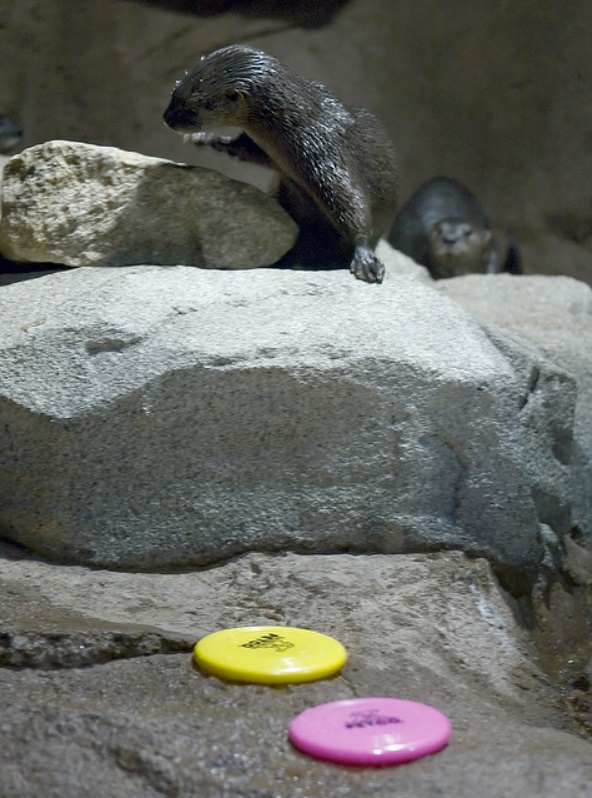
#> input picture images/1.jpg, 592 x 798 px; the run also reads 1 picture not shown here
$ python main.py   (older library calls are emulated)
#> lines starting #> are read from the running program, lines starting #| are printed output that depends on the picture
import cv2
import numpy as np
import os
import ssim
from scipy.signal import convolve2d
from skimage.metrics import structural_similarity as ssim

def calculate_mse(image1, image2):
    # Ensure the images have the same shape
    if image1.shape != image2.shape:
        image2 = cv2.resize(image2, (image1.shape[1], image1.shape[0]))

    # Compute MSE
    mse = np.sum((image1 - image2)**2) / float(image1.size)
    print("The MSE is: ",mse)

# [79 lines left out: functions apply_mean_filter, apply_sharp, apply_cyclic_pattern, apply_convolution_with_Gaussian_Mask, not called in this run]

def apply_custom_laplacian(image):
    laplacian_kernel = np.array([
        [0, -1, 0],
        [-1, 4, -1],
        [0, -1, 0]
    ])

    # Apply convolution using OpenCV's filter2D function
    filtered_image = cv2.filter2D(image, -1, laplacian_kernel)
    laplacian_image = np.uint8(np.absolute(filtered_image))

    cv2.imshow('Laplacian Filtered Image', laplacian_image)
    cv2.waitKey(0)
    cv2.destroyAllWindows()

    return filtered_image

# [46 lines left out: functions apply_gaussian_blur, median_filter, gaussianMaskConvolution, apply_delta_mask, not called in this run]

# Press the green button in the gutter to run the script.
if __name__ == '__main__':
    realImagePath = os.path.join('images', '1.jpg')
    realImage = cv2.imread(realImagePath,cv2.IMREAD_GRAYSCALE)
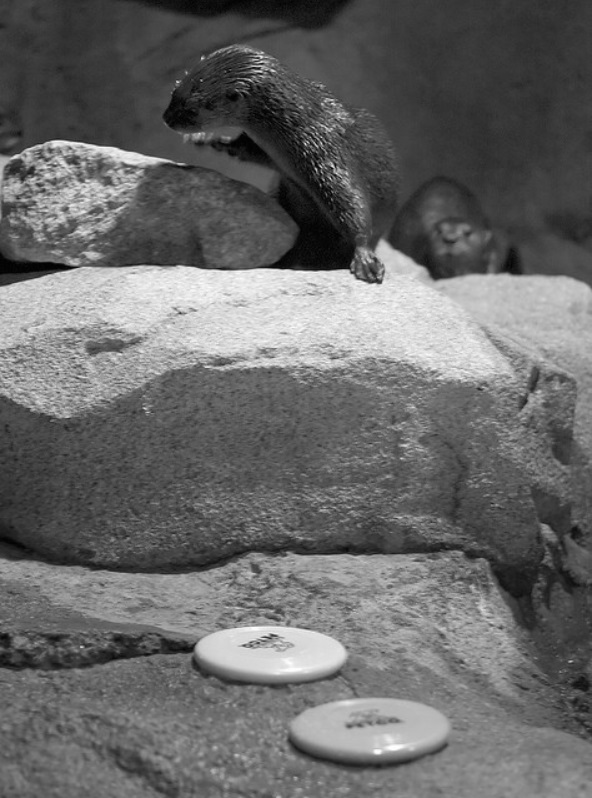
#> realImage: shape (798, 592); min 0, max 255, mean 104.3

    image_1 = cv2.imread(os.path.join('images', 'image_1.jpg'), cv2.IMREAD_GRAYSCALE)
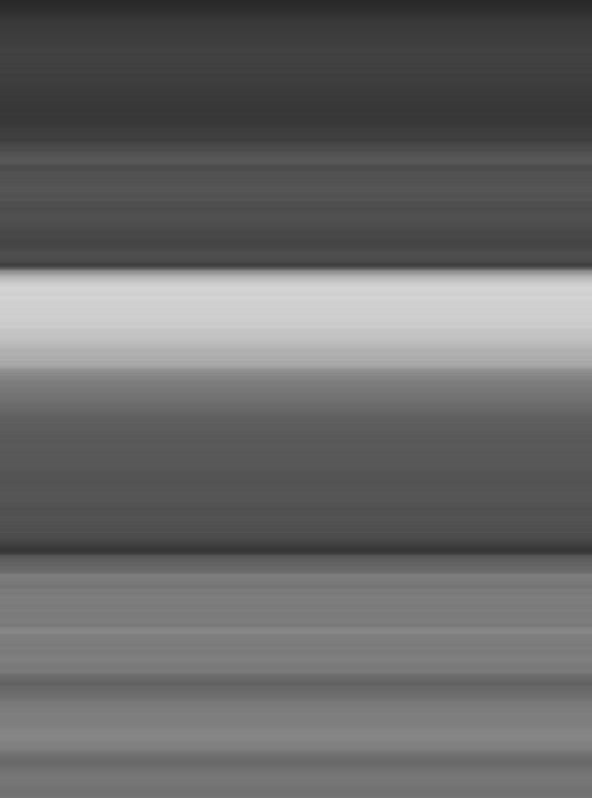
#> input picture images/image_1.jpg, 592 x 798 px
#> image_1 is the input picture: shape (798, 592); min 40, max 212, mean 104.3
    image_2 = cv2.imread(os.path.join('images', 'image_2.jpg'), cv2.IMREAD_GRAYSCALE)
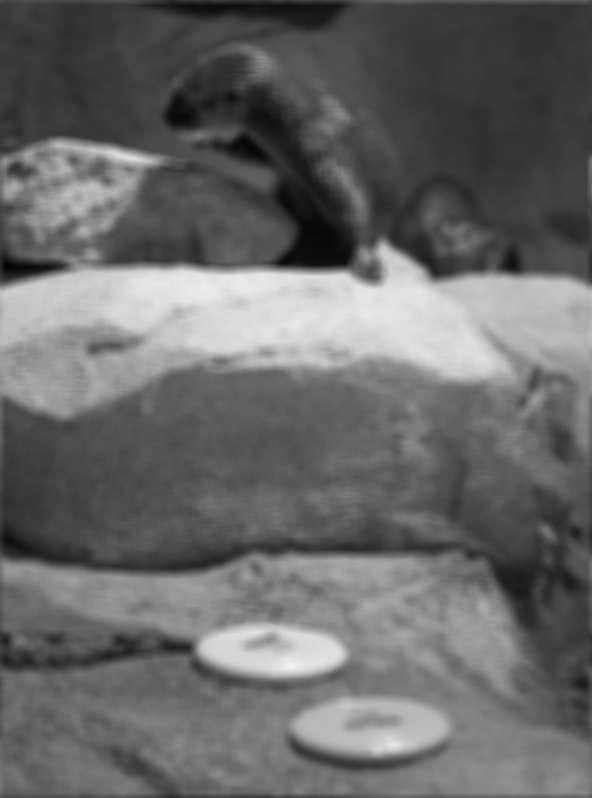
#> input picture images/image_2.jpg, 592 x 798 px
#> image_2 is the input picture: shape (798, 592); min 4, max 242, mean 104.3
    image_3 = cv2.imread(os.path.join('images', 'image_3.jpg'), cv2.IMREAD_GRAYSCALE)
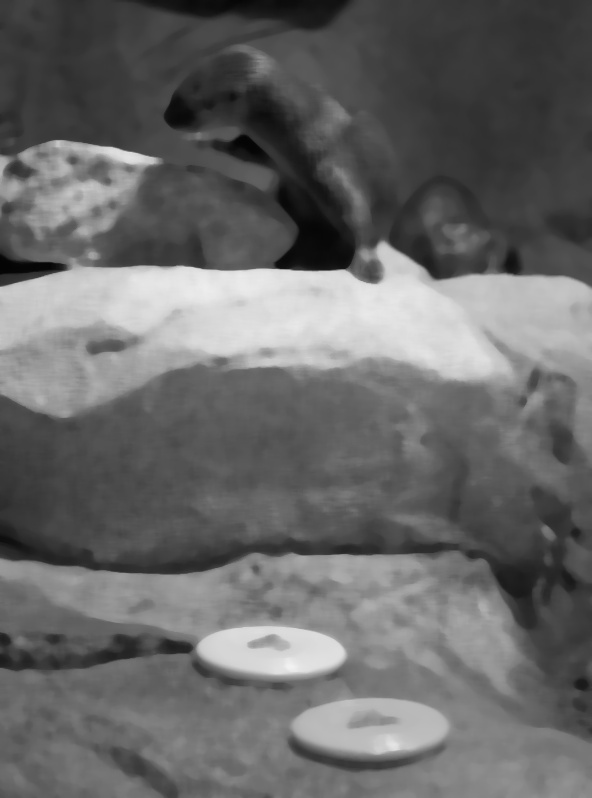
#> input picture images/image_3.jpg, 592 x 798 px
#> image_3 is the input picture: shape (798, 592); min 2, max 242, mean 104.3
    image_4 = cv2.imread(os.path.join('images', 'image_4.jpg'), cv2.IMREAD_GRAYSCALE)
    image_5 = cv2.imread(os.path.join('images', 'image_5.jpg'), cv2.IMREAD_GRAYSCALE)
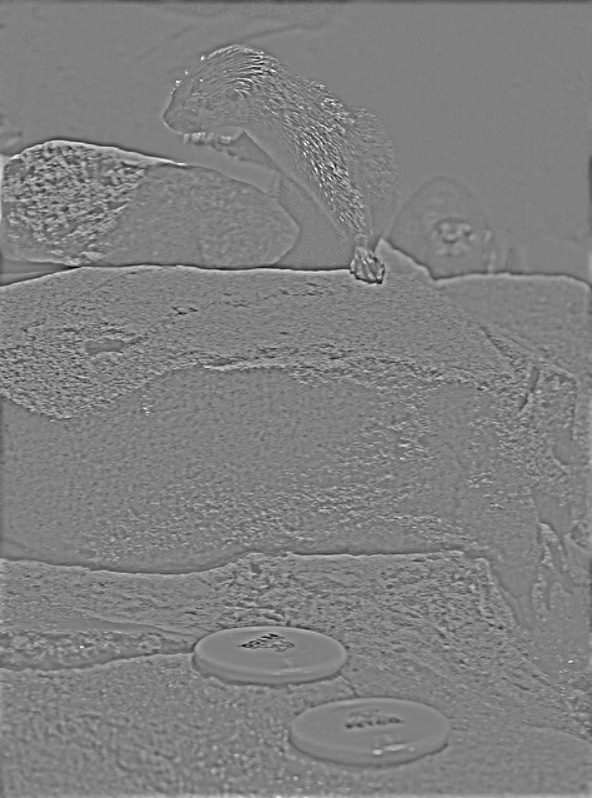
#> input picture images/image_5.jpg, 592 x 798 px
#> image_5 is the input picture: shape (798, 592); min 2, max 255, mean 128
    image_6 = cv2.imread(os.path.join('images', 'image_6.jpg'), cv2.IMREAD_GRAYSCALE)
    image_7 = cv2.imread(os.path.join('images', 'image_7.jpg'), cv2.IMREAD_GRAYSCALE)
    image_8 = cv2.imread(os.path.join('images', 'image_8.jpg'), cv2.IMREAD_GRAYSCALE)
    image_9 = cv2.imread(os.path.join('images', 'image_9.jpg'), cv2.IMREAD_GRAYSCALE)
    '''
    # compare to image_1
    verticalMaskConv = apply_mean_filter(realImage, (1180, 2))
    calculate_mse(image_1,verticalMaskConv)
    # compare to image_2

    meanFilteredImage = apply_mean_filter(realImage,(8,8))
    calculate_mse(image_2, meanFilteredImage)

    # compare to image_3
    medianFilterImage = median_filter(realImage, 9)
    calculate_mse(image_3, medianFilterImage)

    # compare to image_4
    verticalMaskConv = apply_mean_filter(realImage, (2,13))
    calculate_mse(image_4, verticalMaskConv)
    # compare to image_5
    gausMaskFilter = apply_convolution_with_Gaussian_Mask(realImage)
    calculate_mse(image_5, gausMaskFilter)
    '''
    # compare to image_6
    laplacianFilterImage = apply_custom_laplacian(realImage)
#> in apply_custom_laplacian, `filtered_image = cv2.filter2D(image, -1, laplacian_kernel)`:
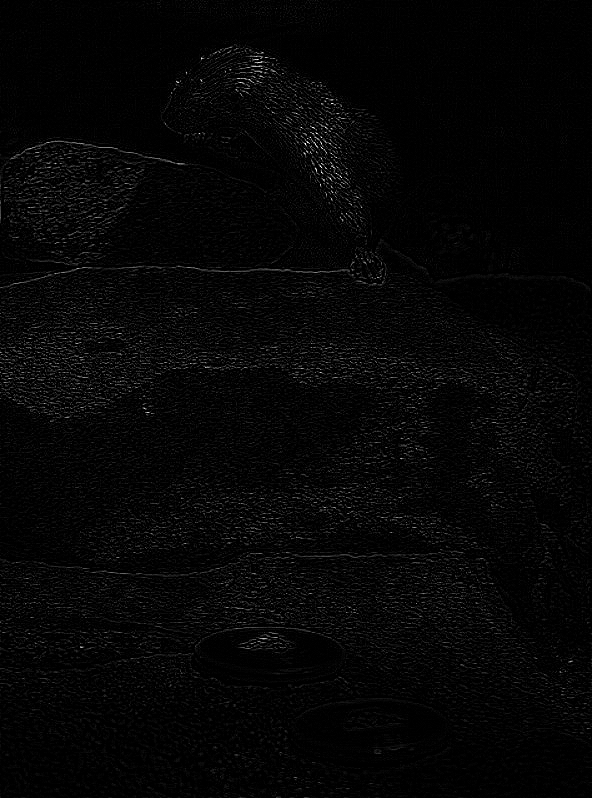
#> filtered_image: shape (798, 592); min 0, max 255, mean 5.8
#> (the run stopped early here; a loop or call above may not have finished)
